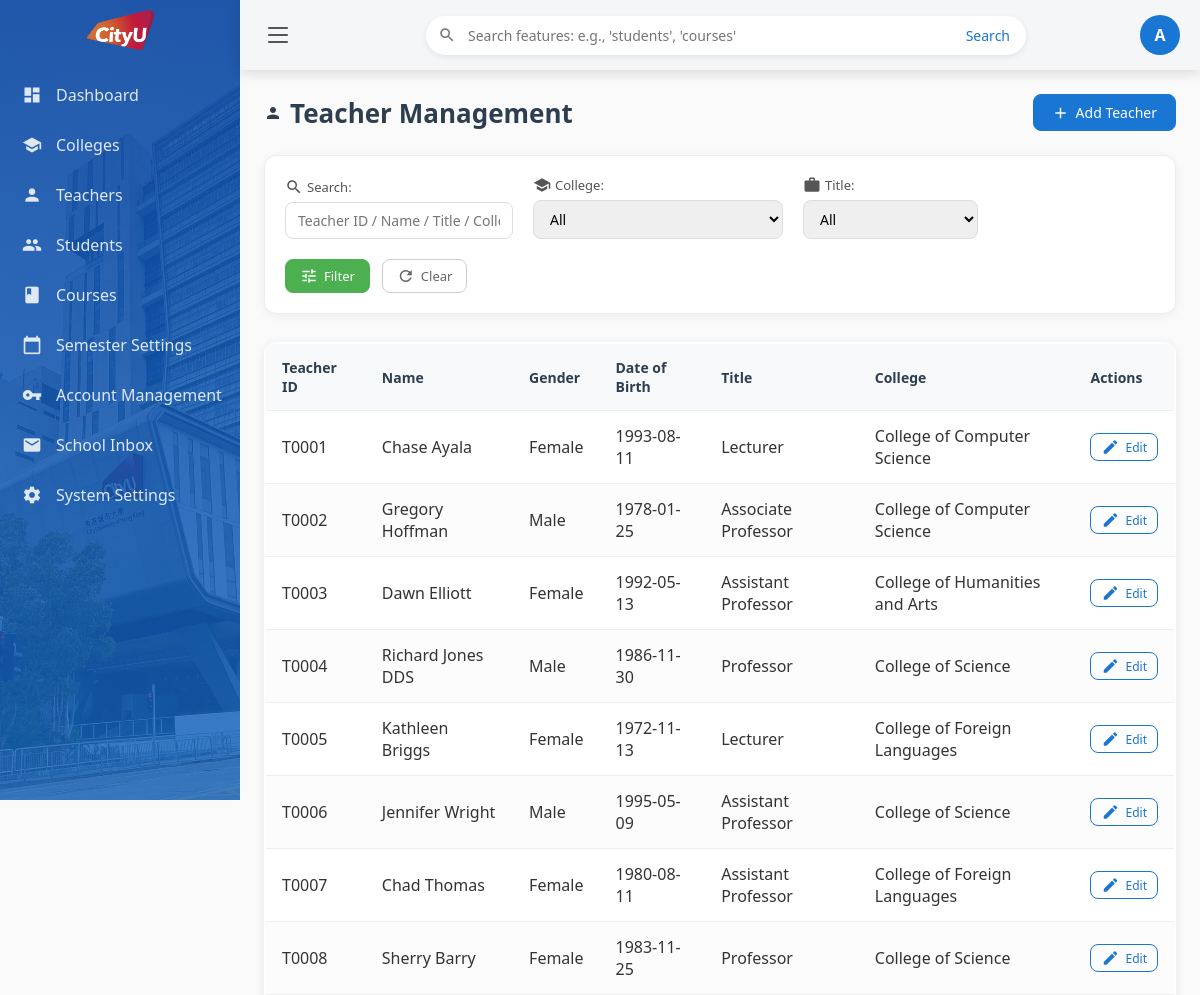
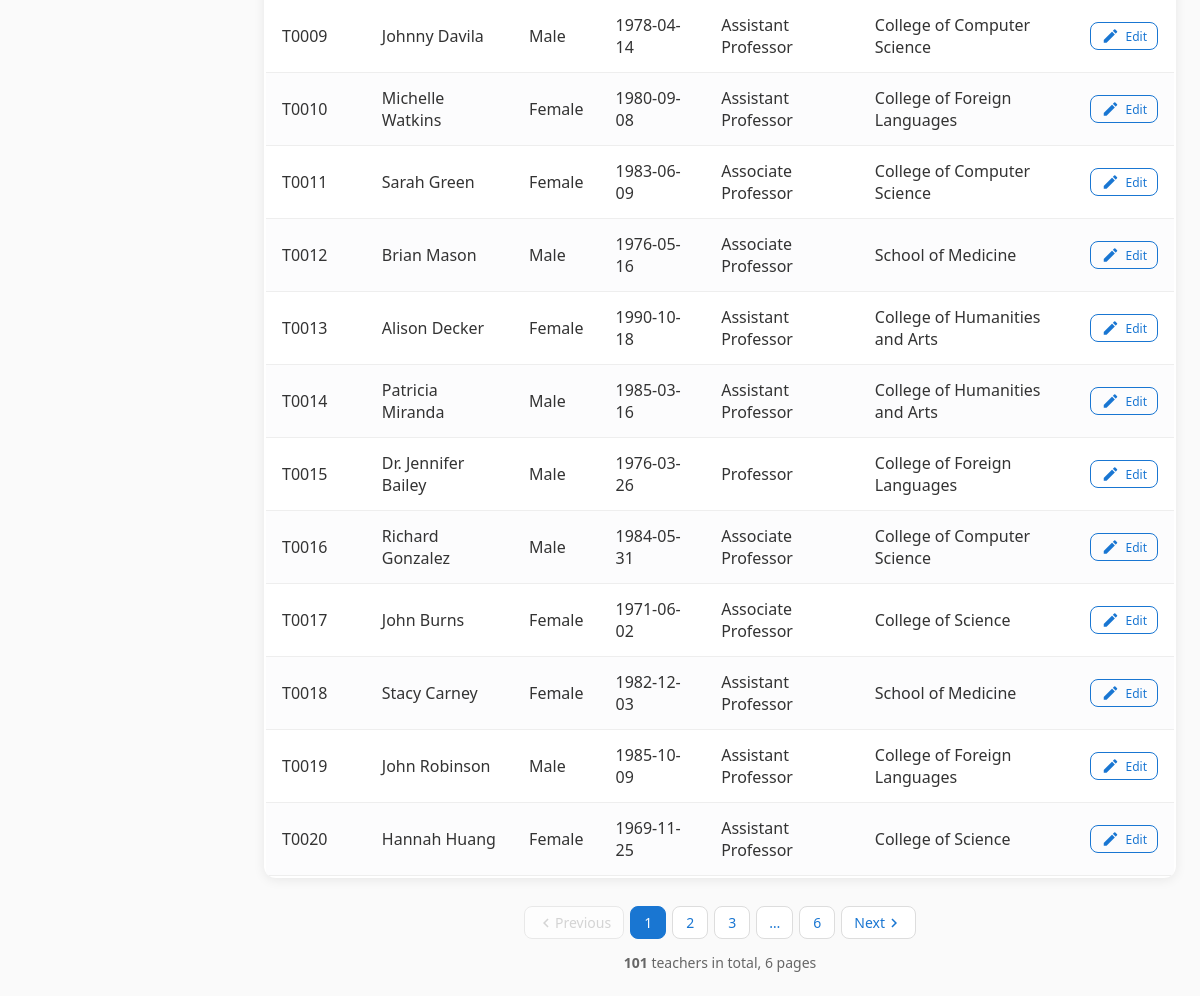
The page /teachers (signed in) on the database its author committed (2 pictures, top to bottom).
### tables this page shows
CREATE TABLE "teacher" (
	"teacher_id"	VARCHAR(20),
	"name"	VARCHAR(50) NOT NULL,
	"gender"	CHAR(1),
	"birth_date"	DATE,
	"salary"	DECIMAL(10, 2),
	"title"	VARCHAR(20),
	"college_id"	VARCHAR(20),
	"id_card"	CHAR(18) NOT NULL UNIQUE,
	PRIMARY KEY("teacher_id"),
	FOREIGN KEY("college_id") REFERENCES "college"("college_id")
);

CREATE TABLE "college" (
	"college_id"	VARCHAR(20),
	"college_name"	VARCHAR(50) NOT NULL,
	"address"	TEXT,
	"phone"	VARCHAR(20),
	PRIMARY KEY("college_id"),
	UNIQUE("college_name")
);

### app/admin.py (the view)
@admin_bp.route('/teachers')
def teachers():
    if not require_admin():
        return redirect(url_for('main.dashboard'))
    search_query = request.args.get('q', '').strip()
    college_filter = request.args.get('college_id', '')
    title_filter = request.args.get('title', '').strip()
    page = request.args.get('page', 1, type=int)
    if page < 1:
        page = 1
    ITEMS_PER_PAGE = 20
    conn = get_db_connection()
    colleges = conn.execute("SELECT * FROM college ORDER BY college_name").fetchall()
    titles = conn.execute("""
        SELECT DISTINCT title FROM teacher
        WHERE title IS NOT NULL AND title != ''
        ORDER BY title
    """).fetchall()
    where_clauses = []
    params = []
    if search_query:
        base_like = f'%{search_query}%'
        where_clauses.append("(t.teacher_id LIKE ? OR t.name LIKE ? OR t.title LIKE ? OR c.college_name LIKE ?)")
        params.extend([base_like] * 4)
    if college_filter:
        where_clauses.append("t.college_id = ?")
        params.append(college_filter)
    if title_filter:
        where_clauses.append("t.title = ?")
        params.append(title_filter)
    where_sql = " WHERE " + " AND ".join(where_clauses) if where_clauses else ""
    count_query = """
        SELECT COUNT(*)
        FROM teacher t
        LEFT JOIN college c ON t.college_id = c.college_id
    """ + where_sql
    total_count = conn.execute(count_query, params).fetchone()[0]
    total_pages = (total_count + ITEMS_PER_PAGE - 1) // ITEMS_PER_PAGE
    if total_pages > 0 and page > total_pages:
        page = total_pages
    offset = (page - 1) * ITEMS_PER_PAGE
    data_query = """
        SELECT t.*, c.college_name
        FROM teacher t
        LEFT JOIN college c ON t.college_id = c.college_id
    """ + where_sql + " ORDER BY t.teacher_id LIMIT ? OFFSET ?"
    teachers = conn.execute(data_query, params + [ITEMS_PER_PAGE, offset]).fetchall()
    conn.close()
    return render_template(
        'admin/admin_teachers.html',
        teachers=teachers,
        colleges=colleges,
        titles=[row['title'] for row in titles],
        selected_college=college_filter,
        selected_title=title_filter,
        search_query=search_query,
        current_page=page,
        total_pages=total_pages,
        total_count=total_count
    )

### app/admin.py (called while the page is built)
def require_admin():
    return session.get('role') == 'admin'

### app/db.py (called while the page is built)
def get_db_connection():
    if 'db' not in g:
        g.db = sqlite3.connect(
            DATABASE,
            timeout=20.0,
            check_same_thread=False
        )
        g.db.row_factory = sqlite3.Row
        g.db.execute('PRAGMA foreign_keys = ON;')
    return g.db

### templates/admin/admin_teachers.html (shortened to what this page needs)
{% extends "admin/admin_base.html" %}
{% block content %}
<div class="page-header">
  <h2><i class="material-icons">person</i> Teacher Management</h2>
  <div class="header-actions">
    <a href="{{ url_for('admin.add_teacher') }}" class="btn btn-primary">
      <i class="material-icons">add</i> Add Teacher
    </a>
  </div>
</div>
<div class="filter-section">
  <form method="GET" class="filter-form">
    <div class="form-group">
      <label><i class="material-icons">search</i> Search:</label>
      <input type="text" name="q" value="{{ search_query }}"
             placeholder="Teacher ID / Name / Title / College"
             class="form-input">
    </div>
    <div class="form-group">
      <label><i class="material-icons">school</i> College:</label>
      <select name="college_id" class="form-select">
        <option value="">All</option>
      </select>
    </div>
    <div class="form-group">
      <label><i class="material-icons">work</i> Title:</label>
      <select name="title" class="form-select">
        <option value="">All</option>
      </select>
    </div>
    <div class="form-actions">
      <button type="submit" class="filter-btn filter-btn-search">
        <i class="material-icons">tune</i> Filter
      </button>
      <a href="{{ url_for('admin.teachers') }}" class="filter-btn filter-btn-clear">
        <i class="material-icons">refresh</i> Clear
      </a>
    </div>
  </form>
</div>
{% if teachers %}
<div class="table-container">
  <table class="data-table">
    <thead>
      <tr>
        <th>Teacher ID</th>
        <th>Name</th>
        <th>Gender</th>
        <th>Date of Birth</th>
        <th>Title</th>
        <th>College</th>
        <th>Actions</th>
      </tr>
    </thead>
    <tbody>
      {% for t in teachers %}
      <tr>
        <td>{{ t.teacher_id }}</td>
        <td>{{ t.name }}</td>
        <td>{% if t.gender == 'M' %}Male{% elif t.gender == 'F' %}Female{% else %}—{% endif %}</td>
        <td>{{ t.birth_date or '—' }}</td>
        <td>{{ t.title or '—' }}</td>
        <td>{{ t.college_name or '—' }}</td>
        <td>
          <a href="{{ url_for('admin.edit_teacher', teacher_id=t.teacher_id) }}" class="btn btn-sm btn-outline">
            <i class="material-icons">edit</i> Edit
          </a>
        </td>
      </tr>
      {% endfor %}
    </tbody>
  </table>
</div>
{% else %}
<div class="empty-state">
  <p><i class="material-icons">sentiment_dissatisfied</i> No teachers found matching the criteria</p>
</div>
{% endif %}
{% if total_pages and total_pages > 1 %}
<div class="pagination-section">
  <nav aria-label="Teacher list pagination">
    <ul class="pagination">
      {% if current_page > 1 %}
        <li>
          <a href="{{ url_for('admin.teachers', q=search_query or None, college_id=selected_college or None, title=selected_title or None, page=current_page - 1) }}"
             class="page-link">
            <i class="material-icons">chevron_left</i> Previous
          </a>
        </li>
      {% else %}
        <li class="disabled">
          <span class="page-link">
            <i class="material-icons">chevron_left</i> Previous
          </span>
        </li>
      {% endif %}
      {% if current_page == 1 %}
        <li class="active"><span class="page-link">1</span></li>
      {% else %}
        <li>
          <a href="{{ url_for('admin.teachers', q=search_query or None, college_id=selected_college or None, title=selected_title or None, page=1) }}"
             class="page-link">1</a>
        </li>
      {% endif %}
      {% set window = 2 %}
      {% set start = current_page - window %}
      {% if start <= 2 %}
        {% set start = 2 %}
      {% endif %}
      {% set end = current_page + window %}
      {% if end >= total_pages %}
        {% set end = total_pages - 1 %}
      {% endif %}
      {% if start <= end %}
        {% for p in range(start, end + 1) %}
          {% if p == current_page %}
            <li class="active"><span class="page-link">{{ p }}</span></li>
          {% else %}
            <li>
              <a href="{{ url_for('admin.teachers', q=search_query or None, college_id=selected_college or None, title=selected_title or None, page=p) }}"
                 class="page-link">{{ p }}</a>
            </li>
          {% endif %}
        {% endfor %}
      {% endif %}
      {% if end < total_pages - 1 and total_pages > 1 %}
        <li><span class="page-link">…</span></li>
      {% endif %}
      {% if total_pages > 1 %}
        {% if current_page == total_pages %}
          <li class="active"><span class="page-link">{{ total_pages }}</span></li>
        {% else %}
          <li>
            <a href="{{ url_for('admin.teachers', q=search_query or None, college_id=selected_college or None, title=selected_title or None, page=total_pages) }}"
               class="page-link">{{ total_pages }}</a>
          </li>
        {% endif %}
      {% endif %}
      {% if current_page < total_pages %}
        <li>
          <a href="{{ url_for('admin.teachers', q=search_query or None, college_id=selected_college or None, title=selected_title or None, page=current_page + 1) }}"
             class="page-link">
            Next <i class="material-icons">chevron_right</i>
          </a>
        </li>
      {% else %}
        <li class="disabled">
          <span class="page-link">
            Next <i class="material-icons">chevron_right</i>
          </span>
        </li>
      {% endif %}
    </ul>
  </nav>
  <p class="pagination-summary">
    <strong>{{ total_count }}</strong> teachers in total, {{ total_pages }} pages
  </p>
</div>
{% endif %}
{% endblock %}

### templates/admin/admin_teachers.html (style rules this page uses)
body { font-family: -apple-system, BlinkMacSystemFont, "Segoe UI", Roboto, "PingFang SC", sans-serif; color: #333; background-color: #fafafa; }
.page-header { display: flex; justify-content: space-between; align-items: center; margin-bottom: 24px; flex-wrap: wrap; gap: 16px; }
.page-header h2 { margin: 0; color: #2c3e50; font-size: 26px; font-weight: 600; display: flex; align-items: center; gap: 8px; }
.header-actions .btn { padding: 8px 18px; font-size: 14px; text-decoration: none; display: inline-flex; align-items: center; gap: 6px; }
.filter-section { background: white; padding: 20px; border-radius: 12px; margin-bottom: 28px; box-shadow: 0 2px 10px rgba(0,0,0,0.06); border: 1px solid #eee; }
.filter-form { display: flex; flex-wrap: wrap; gap: 20px; align-items: end; }
.form-group { display: flex; flex-direction: column; min-width: 160px; }
.form-group label { font-size: 13px; color: #555; margin-bottom: 6px; font-weight: 500; display: flex; align-items: center; gap: 4px; }
.form-input, .form-select { padding: 8px 12px; border: 1px solid #ddd; border-radius: 8px; font-size: 14px; transition: border-color 0.2s, box-shadow 0.2s; }
.form-actions { display: flex; gap: 12px; flex-direction: column; }
@media (min-width: 768px) { .form-actions { flex-direction: row; } }
.btn, .filter-btn { display: inline-flex; align-items: center; justify-content: center; gap: 6px; border-radius: 8px; text-decoration: none; cursor: pointer; box-sizing: border-box; white-space: nowrap; transition: all 0.2s ease; }
.material-icons { font-size: 18px; line-height: 1; vertical-align: middle; }
.filter-btn { padding: 6px 14px; font-size: 13px; min-height: 34px; }
.filter-btn-search { background-color: #4caf50; color: white; border: 1px solid #4caf50; }
.filter-btn-clear { background: white; color: #666; border: 1px solid #ccc; }
.btn-primary { background-color: #1976d2; color: white; border: 1px solid #1976d2; }
.btn-sm { padding: 4px 10px; font-size: 12px; }
.btn-outline { background: transparent; border: 1px solid #1976d2; color: #1976d2; }
.table-container { overflow-x: auto; border-radius: 12px; box-shadow: 0 2px 12px rgba(0,0,0,0.08); background: white; padding: 2px; }
.data-table { width: 100%; border-collapse: collapse; min-width: 800px; }
.data-table th, .data-table td { padding: 14px 16px; text-align: left; border-bottom: 1px solid #eee; }
.data-table th { background-color: #f8f9fa; font-weight: 600; color: #2c3e50; font-size: 14px; }
.data-table tbody tr:nth-child(even) { background-color: #fcfcfd; }
.pagination-section { margin-top: 28px; display: flex; flex-direction: column; align-items: center; }
.pagination { display: flex; list-style: none; padding: 0; margin: 0; gap: 6px; flex-wrap: wrap; justify-content: center; }
.page-link { display: inline-flex; align-items: center; justify-content: center; padding: 6px 12px; text-decoration: none; color: #1976d2; background: white; border: 1px solid #ddd; border-radius: 8px; font-size: 14px; min-width: 36px; transition: all 0.2s; }
.pagination .active .page-link { background-color: #1976d2; color: white; border-color: #1976d2; }
.pagination .disabled .page-link { color: #bbb; cursor: not-allowed; opacity: 0.6; }
.pagination-summary { margin-top: 14px; font-size: 14px; color: #666; }

### rows shown on the page
teacher: teacher_id "T0001", name "Chase Ayala", gender "Female", birth_date "1993-08-11", title "Lecturer", college_name "College of Computer Science"
teacher: teacher_id "T0002", name "Gregory Hoffman", gender "Male", birth_date "1978-01-25", title "Associate Professor", college_name "College of Computer Science"
teacher: teacher_id "T0003", name "Dawn Elliott", gender "Female", birth_date "1992-05-13", title "Assistant Professor", college_name "College of Humanities and Arts"
teacher: teacher_id "T0004", name "Richard Jones DDS", gender "Male", birth_date "1986-11-30", title "Professor", college_name "College of Science"
teacher: teacher_id "T0005", name "Kathleen Briggs", gender "Female", birth_date "1972-11-13", title "Lecturer", college_name "College of Foreign Languages"
teacher: teacher_id "T0006", name "Jennifer Wright", gender "Male", birth_date "1995-05-09", title "Assistant Professor", college_name "College of Science"
teacher: teacher_id "T0007", name "Chad Thomas", gender "Female", birth_date "1980-08-11", title "Assistant Professor", college_name "College of Foreign Languages"
teacher: teacher_id "T0008", name "Sherry Barry", gender "Female", birth_date "1983-11-25", title "Professor", college_name "College of Science"
teacher: teacher_id "T0009", name "Johnny Davila", gender "Male", birth_date "1978-04-14", title "Assistant Professor", college_name "College of Computer Science"
teacher: teacher_id "T0010", name "Michelle Watkins", gender "Female", birth_date "1980-09-08", title "Assistant Professor", college_name "College of Foreign Languages"
teacher: teacher_id "T0011", name "Sarah Green", gender "Female", birth_date "1983-06-09", title "Associate Professor", college_name "College of Computer Science"
teacher: teacher_id "T0012", name "Brian Mason", gender "Male", birth_date "1976-05-16", title "Associate Professor", college_name "School of Medicine"
teacher: teacher_id "T0013", name "Alison Decker", gender "Female", birth_date "1990-10-18", title "Assistant Professor", college_name "College of Humanities and Arts"
teacher: teacher_id "T0014", name "Patricia Miranda", gender "Male", birth_date "1985-03-16", title "Assistant Professor", college_name "College of Humanities and Arts"
teacher: teacher_id "T0015", name "Dr. Jennifer Bailey", gender "Male", birth_date "1976-03-26", title "Professor", college_name "College of Foreign Languages"
teacher: teacher_id "T0016", name "Richard Gonzalez", gender "Male", birth_date "1984-05-31", title "Associate Professor", college_name "College of Computer Science"
teacher: teacher_id "T0017", name "John Burns", gender "Female", birth_date "1971-06-02", title "Associate Professor", college_name "College of Science"
teacher: teacher_id "T0018", name "Stacy Carney", gender "Female", birth_date "1982-12-03", title "Assistant Professor", college_name "School of Medicine"
teacher: teacher_id "T0019", name "John Robinson", gender "Male", birth_date "1985-10-09", title "Assistant Professor", college_name "College of Foreign Languages"
teacher: teacher_id "T0020", name "Hannah Huang", gender "Female", birth_date "1969-11-25", title "Assistant Professor", college_name "College of Science"

### other values the page prints
{{ session.username|first|upper }} "A"
{{ p }} "2" "3"
{{ total_pages }} "6"
{{ total_count }} "101"
